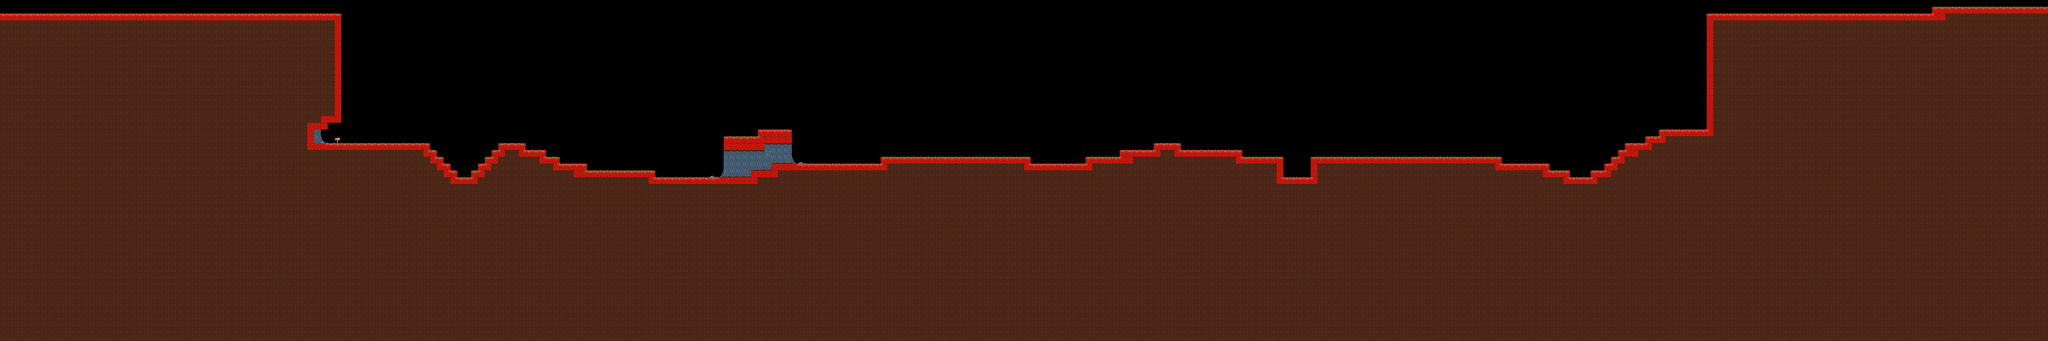

Tiled map render using the project's own tile images. Description and the map definition, with tile-layer contents summarised, below:
An orthogonal 300x50 tile map with 32x32 px tiles, 4 tile layers (Background, Middleground, Foreground, Solid) and 50 objects (38x Tree, 10x GrassField, Player, Spawner).

<map version="1.9" tiledversion="1.9.0" orientation="orthogonal" renderorder="right-down" width="300" height="50" tilewidth="32" tileheight="32" infinite="0" nextlayerid="6" nextobjectid="53">
 <editorsettings>
  <export target="../../../TheForestWaiter.Content/Content/Worlds/test.json" format="json" />
 </editorsettings>
 <tileset firstgid="1" source="world.tsx" />
 <layer id="1" name="Background" width="300" height="50">
  <data>[15000 cells, 10226 non-empty, 14 distinct tile ids]</data>
 </layer>
 <layer id="3" name="Middleground" width="300" height="50">
  <data>[15000 cells, 1 non-empty, 1 distinct tile ids]</data>
 </layer>
 <layer id="4" name="Foreground" width="300" height="50">
  <data>[15000 cells, 0 non-empty, 0 distinct tile ids]</data>
 </layer>
 <layer id="5" name="Solid" width="300" height="50">
  <data>[15000 cells, 410 non-empty, 1 distinct tile ids]</data>
 </layer>
 <objectgroup id="2" name="Objects">
  <object id="1" class="Player" x="4480" y="736">
   <point />
  </object>
  <object id="2" class="Spawner" x="4480" y="608">
   <point />
  </object>
  <object id="4" class="Tree" x="3552" y="608">
   <point />
  </object>
  <object id="5" class="Tree" x="3648" y="608">
   <point />
  </object>
  <object id="6" class="Tree" x="3456" y="640">
   <point />
  </object>
  <object id="7" class="Tree" x="3936" y="768">
   <point />
  </object>
  <object id="8" class="Tree" x="4064" y="768">
   <point />
  </object>
  <object id="9" class="Tree" x="4192" y="736">
   <point />
  </object>
  <object id="10" class="Tree" x="3872" y="768">
   <point />
  </object>
  <object id="11" class="Tree" x="1664" y="672">
   <point />
  </object>
  <object id="12" class="Tree" x="1728" y="672">
   <point />
  </object>
  <object id="13" class="Tree" x="1856" y="672">
   <point />
  </object>
  <object id="14" class="Tree" x="1920" y="672">
   <point />
  </object>
  <object id="15" class="Tree" x="1952" y="672">
   <point />
  </object>
  <object id="16" class="Tree" x="2368" y="672">
   <point />
  </object>
  <object id="17" class="Tree" x="2400" y="672">
   <point />
  </object>
  <object id="18" class="Tree" x="2848" y="800">
   <point />
  </object>
  <object id="19" class="Tree" x="2912" y="800">
   <point />
  </object>
  <object id="20" class="Tree" x="3136" y="832">
   <point />
  </object>
  <object id="21" class="Tree" x="6176" y="736">
   <point />
  </object>
  <object id="22" class="Tree" x="5984" y="736">
   <point />
  </object>
  <object id="23" class="Tree" x="6432" y="736">
   <point />
  </object>
  <object id="24" class="Tree" x="6464" y="736">
   <point />
  </object>
  <object id="25" class="Tree" x="6752" y="736">
   <point />
  </object>
  <object id="26" class="Tree" x="6816" y="736">
   <point />
  </object>
  <object id="27" class="Tree" x="7104" y="768">
   <point />
  </object>
  <object id="28" class="Tree" x="7168" y="768">
   <point />
  </object>
  <object id="29" class="Tree" x="7328" y="800">
   <point />
  </object>
  <object id="30" class="Tree" x="7648" y="672">
   <point />
  </object>
  <object id="31" class="Tree" x="7840" y="608">
   <point />
  </object>
  <object id="32" class="Tree" x="7904" y="608">
   <point />
  </object>
  <object id="33" class="Tree" x="8128" y="64">
   <point />
  </object>
  <object id="34" class="Tree" x="8256" y="64">
   <point />
  </object>
  <object id="35" class="Tree" x="8384" y="64">
   <point />
  </object>
  <object id="36" class="Tree" x="8480" y="64">
   <point />
  </object>
  <object id="37" class="Tree" x="1536" y="64">
   <point />
  </object>
  <object id="38" class="Tree" x="1280" y="64">
   <point />
  </object>
  <object id="39" class="Tree" x="1408.5" y="61.5">
   <point />
  </object>
  <object id="40" class="Tree" x="1216" y="64">
   <point />
  </object>
  <object id="41" class="GrassField" x="1536" y="672" width="480" height="32" />
  <object id="42" class="GrassField" x="2752" y="800" width="288" height="32" />
  <object id="43" class="GrassField" x="4160" y="736" width="608" height="32" />
  <object id="44" class="Tree" x="4704" y="736">
   <point />
  </object>
  <object id="45" class="GrassField" x="4928" y="768" width="128" height="32" />
  <object id="46" class="GrassField" x="5600" y="704" width="128" height="32" />
  <object id="47" class="GrassField" x="5280" y="704" width="96" height="32" />
  <object id="48" class="GrassField" x="6176" y="736" width="224" height="32" />
  <object id="49" class="GrassField" x="6528" y="736" width="416" height="32" />
  <object id="50" class="GrassField" x="7808" y="608" width="160" height="32" />
  <object id="51" class="GrassField" x="8032" y="64" width="832" height="32" />
 </objectgroup>
</map>